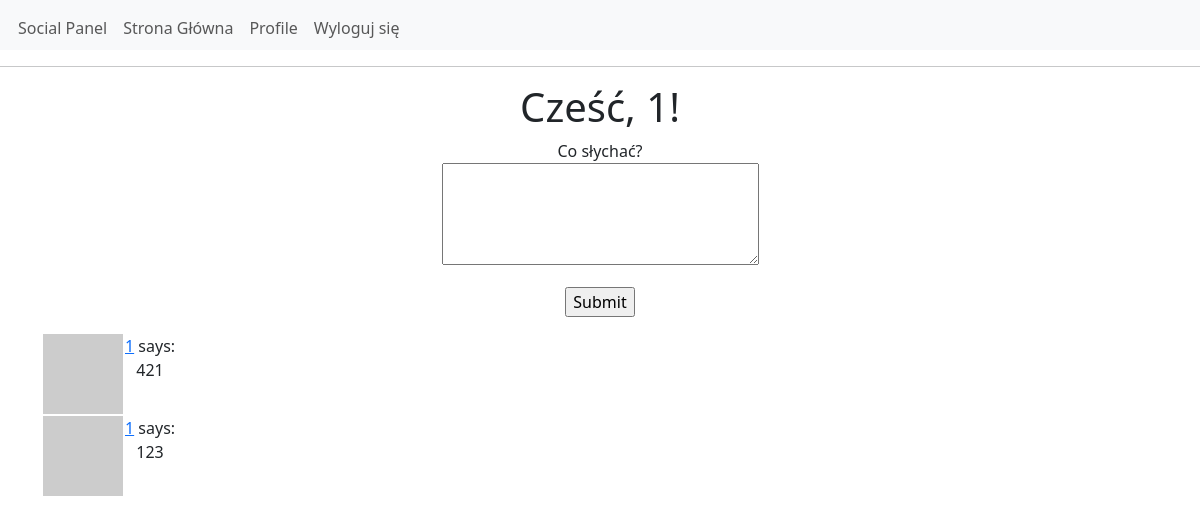
The page /index (signed in) on the database as committed earlier.
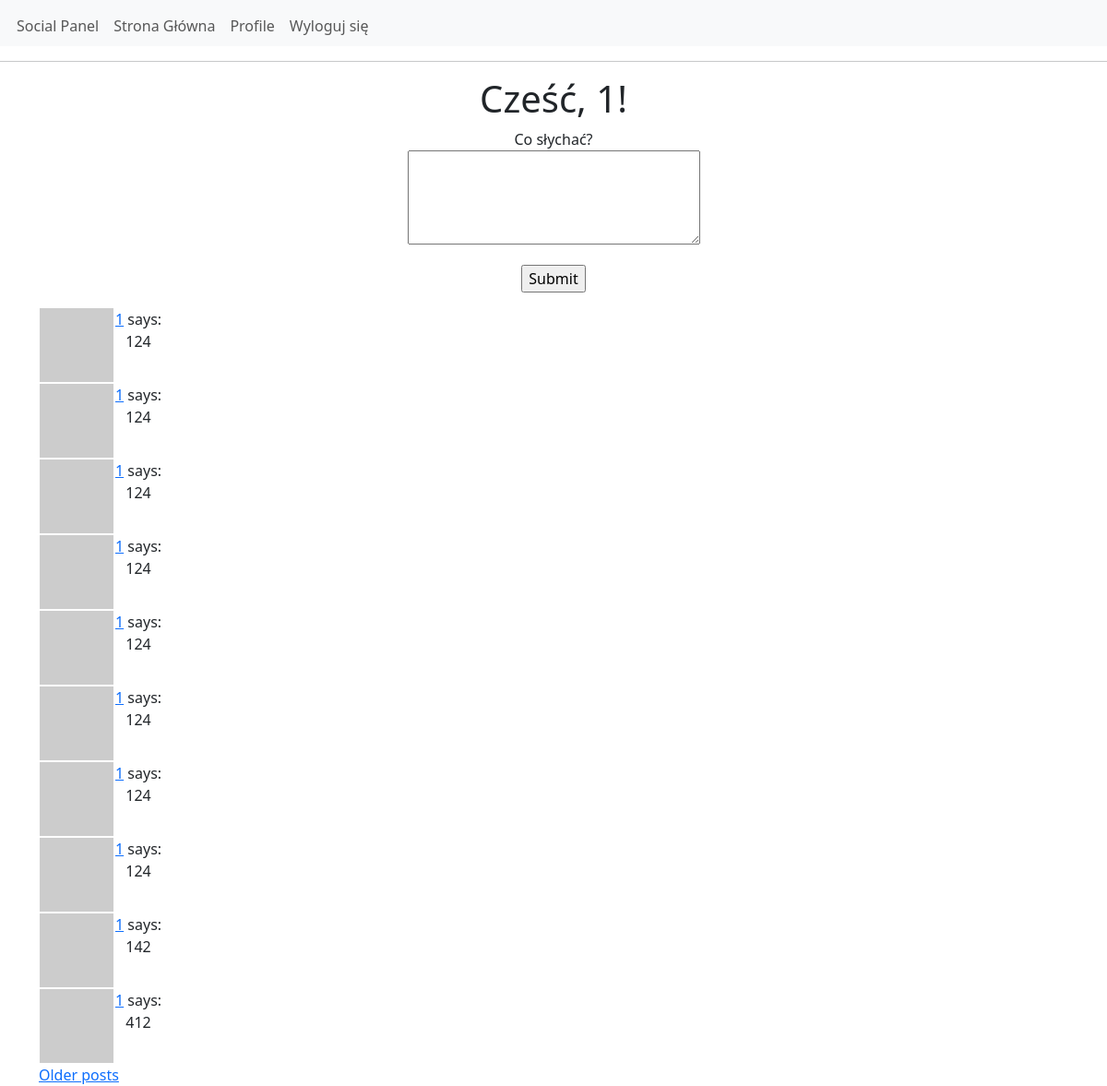
The same page on the database as committed later.
### app/models.py (models this page shows, shortened)
class User(UserMixin, db.Model):
    __tablename__ = 'users'
    id = sa.Column(sa.Integer, primary_key=True)
    username = sa.Column(sa.String(64), index=True, unique=True)
    email = sa.Column(sa.String(120), index=True, unique=True)
    password_hash = sa.Column(sa.String(256), nullable=True)
    about_me = sa.Column(sa.String(256))
    last_seen = sa.Column(sa.DateTime, default=datetime.now(timezone.utc))
    posts = so.relationship('Post', back_populates='author')
    following: so.WriteOnlyMapped['User'] = so.relationship(
        secondary=followers, primaryjoin=(followers.c.follower_id == id),
        secondaryjoin=(followers.c.followed_id == id),
        back_populates='followers')
    followers: so.WriteOnlyMapped['User'] = so.relationship(
        secondary=followers, primaryjoin=(followers.c.followed_id == id),
        secondaryjoin=(followers.c.follower_id == id),
        back_populates='following')
    def avatar(self, size):
        hash = md5(self.email.lower().encode('utf-8')).hexdigest()
        return f'https://api.dicebear.com/9.x/notionists/svg?seed={hash}?size={size}'
    def following_count(self):
        query = sa.select(sa.func.count()).select_from(
            self.following.select().subquery())
        return db.session.scalar(query)
    def following_posts(self):
        Author = so.aliased(User)
        Follower = so.aliased(User)
        return (
            sa.select(Post)
            .join(Post.author.of_type(Author))
            .join(Author.followers.of_type(Follower), isouter=True)
            .where(sa.or_(
                Follower.id == self.id,
                Author.id == self.id,
            ))
            .group_by(Post)
            .order_by(Post.timestamp.desc())
        )

class Post(db.Model):
    __tablename__ = 'posts'
    id = sa.Column(sa.Integer, primary_key=True)
    body = sa.Column(sa.String(140))
    timestamp = sa.Column(sa.DateTime, index=True, default=lambda: datetime.now(timezone.utc))
    user_id = sa.Column(sa.Integer, sa.ForeignKey('users.id'), index=True)
    author = so.relationship('User', back_populates='posts')

### app/routes.py (the view, shortened to what this page needs)
@app.route('/', methods=['GET', 'POST'])
@app.route('/index', methods=['GET', 'POST'])
def index():
    if current_user.is_authenticated:
        print(current_user.following_count())
        page = request.args.get('page', 1, type=int)
        posts = db.paginate(
            current_user.following_posts(),
            page=page,
            per_page=app.config['POSTS_PER_PAGE'],
            error_out=False
        )
        next_url = url_for('index', page=posts.next_num) if posts.has_next else None
        prev_url = url_for('index', page=posts.prev_num) if posts.has_prev else None
        return render_template(
            'index.html',
            title='Home',
            posts=posts.items,
            next_url=next_url,
            prev_url=prev_url
        )
    return redirect(url_for('login'))

### app/models.py (called while the page is built)
@login.user_loader
def load_user(id):
    return db.session.get(User, int(id))

### app/routes.py (called while the page is built)
@app.before_request
def before_request():
    if current_user.is_authenticated:
        current_user.last_seen = datetime.now(timezone.utc)
        db.session.commit()

### app/templates/index.html (shortened to what this page needs)
{% extends "base.html" %}
{% block content %}
    <h1>Cześć, {{ current_user.username }}!</h1>
    <form action="" method="post">
        <p>
            <label for="post">Co słychać?</label><br>
            <textarea id="post" name="post" cols="32" rows="4"></textarea><br>
        </p>
        <p><input type="submit" value="Submit"></p>
    </form>
    {% for post in posts %}
        <table>
            <tr valign="top">
                <td><img src="{{ post.author.avatar(36) }}"></td>
                <td><a href="{{ url_for('user', username=post.author.username) }}">{{ post.author.username }}</a> says:<br>{{ post.body }}</td>
            </tr>
        </table>
    {% endfor %}
    <div class="pagination">
        {% if next_url %}
        <a href="{{ next_url }}">Older posts</a>
        {% endif %}
    </div>
{% endblock %}

### app/templates/base.html (shortened to what this page needs)
<!doctype html>
<html lang="en">
  <head>
    <link
        href="https://cdn.jsdelivr.net/npm/bootstrap@5.3.2/dist/css/bootstrap.min.css"
        rel="stylesheet"
>
    <link rel="stylesheet" href="{{ url_for('static', filename='css/styles.css') }}">
    <head>
    </head>
  </head>
  <body>
    <nav class="navbar navbar-expand-lg py-0 bg-body-tertiary custom-navbar">
        <div class="container-fluid">
            <div class="collapse navbar-collapse" id="navbarSupportedContent">
                <ul class="navbar-nav me-auto mb-2 mb-lg-0">
                    <li class="nav-item">
                        <a class="nav-link" href="{{ url_for('user', username=current_user.username) }}">Social Panel</a>
                    </li>
                    <li class="nav-item">
                        {% if current_user.is_authenticated %}
                        <a class="nav-link" href="{{ url_for('index') }}">Strona Główna</a>
                        {% else %}
                        <a class="nav-link disabled" aria-disabled="true">Strona Główna</a>
                        {% endif %}
                    </li>
                    {% if current_user.is_authenticated %}
                    <li class="nav-item">
                        <a class="nav-link" href="{{ url_for('user', username=current_user.username) }}">Profile</a>
                    </li>
                    <li class="nav-item">
                        <a class="nav-link" href="{{ url_for('logout') }}">Wyloguj się</a>
                    </li>
                    {% endif %}
                </ul>
            </div>
        </div>
    </nav>
    <hr>
    <div class="container mt-3  justify-content-center align-items-center text-center">
        {% block content %}{% endblock %}
    </div>
  </body>
</html>

### app/static/css/styles.css (style rules this page uses)
.custom-navbar { padding-top: 5px; padding-bottom: 5px; }
.custom-navbar .navbar-nav .nav-link { padding-top: 5px; padding-bottom: 0px; }
.custom-navbar { height: 50px; padding: 0; }
.navbar-collapse { justify-content: center; }
.navbar { display: flex; align-items: center; }
.container-fluid { padding: 0 10px; }

Rows that differ between the two databases and show on the page:
no longer on this page (row edited): Post: author.username "1", body "421"
no longer on this page (row edited): Post: author.username "1", body "123"
added Post: author.username "1", body "124"
added Post: author.username "1", body "124"
added Post: author.username "1", body "124"
added Post: author.username "1", body "124"
added Post: author.username "1", body "124"
added Post: author.username "1", body "124"
added Post: author.username "1", body "124"
added Post: author.username "1", body "124"
added Post: author.username "1", body "142"
added Post: author.username "1", body "412"
Other text that changed with them:
text now shown: "Older posts"
